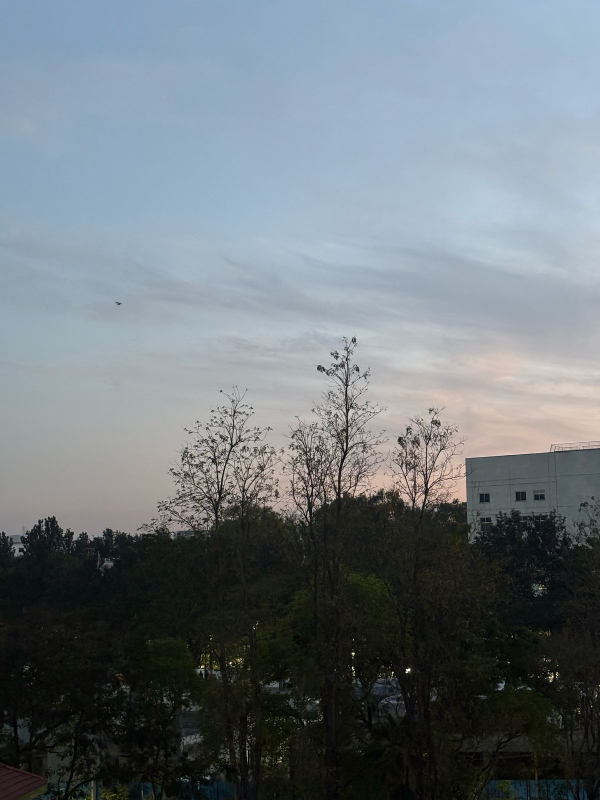
#> input picture part2/sample_input1/1.jpg, 1200 x 1600 px (shown at 1/2 size)
$ python panorama_manual.py
#> lines starting #> are read from the running program, lines starting #| are printed output that depends on the picture
#> the answer given: sample_input1
import cv2
import numpy as np
import matplotlib.pyplot as plt
import glob
import os

def load_image(path):
#> called with path = 'sample_input1/1.jpg'
    image = cv2.imread(path)
#> image is the input picture: shape (1600, 1200, 3); mean B, G, R 124.5, 118.8, 110.2
    if image is None:
        raise FileNotFoundError(f"No image found at: {path}")
    return cv2.cvtColor(image, cv2.COLOR_BGR2RGB)

def extract_sift_features(image):
    sift = cv2.SIFT_create()
    keypoints, descriptors = sift.detectAndCompute(image, None)
    return keypoints, descriptors

def match_keypoints(kp1, des1, kp2, des2, threshold=0.75):
    bf = cv2.BFMatcher()
    raw_matches = bf.knnMatch(des1, des2, k=2)
    good_matches = [m for m, n in raw_matches if m.distance < threshold * n.distance]
    if len(good_matches) < 4:
        return None
    return np.array([[kp1[m.queryIdx].pt + kp2[m.trainIdx].pt] for m in good_matches]).reshape(-1, 4)

def stitch_images(base_img, target_img, matches):
    if matches is None or len(matches) < 4:
        raise ValueError("Not enough matches to compute homography")

    points1, points2 = matches[:, :2], matches[:, 2:]
    H, _ = cv2.findHomography(points2, points1, cv2.RANSAC, 5.0)
    if H is None:
        raise ValueError("Homography computation failed")

    height, width = base_img.shape[:2]
    result = cv2.warpPerspective(target_img, H, (width + target_img.shape[1], height))
    result[0:height, 0:width] = base_img
    return result

def crop_tilted_black_seam(image):
    """ Detects and removes the tilted black seam from the stitched image. """
    gray = cv2.cvtColor(image, cv2.COLOR_RGB2GRAY)

    # Threshold to detect black pixels
    _, thresh = cv2.threshold(gray, 1, 255, cv2.THRESH_BINARY)

    # Find contours of the black region
    contours, _ = cv2.findContours(255 - thresh, cv2.RETR_EXTERNAL, cv2.CHAIN_APPROX_SIMPLE)

    if not contours:
        return image  # No black regions found, return original image

    # Find the largest black region (the seam)
    largest_contour = max(contours, key=cv2.contourArea)

    # Get bounding rotated rectangle
    rect = cv2.minAreaRect(largest_contour)
    box = cv2.boxPoints(rect)
    box = np.int0(box)

    # Get the bounding box and crop along its edges
    x, y, w, h = cv2.boundingRect(largest_contour)
    cropped = image[:, :x]  # Crop everything before the seam starts

    return cropped


def stitch_multiple_images(image_paths):
    images = [load_image(path) for path in image_paths]
#> call 2 of load_image, with path = 'sample_input1/2.jpg'
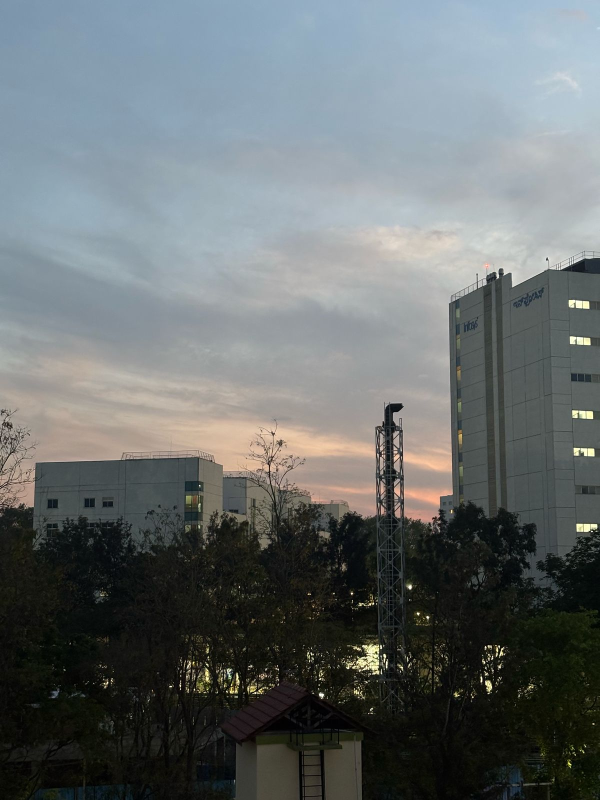
#> input picture part2/sample_input1/2.jpg, 1200 x 1600 px (shown at 1/2 size)
#> in load_image, image is the input picture: shape (1600, 1200, 3); mean B, G, R 110.6, 109.8, 103.9
#> images = 2 items

    # Resize images to half for better processing speed
    images = [cv2.resize(image, (0, 0), fx=0.5, fy=0.5) for image in images]

    stitched_image = images[0]
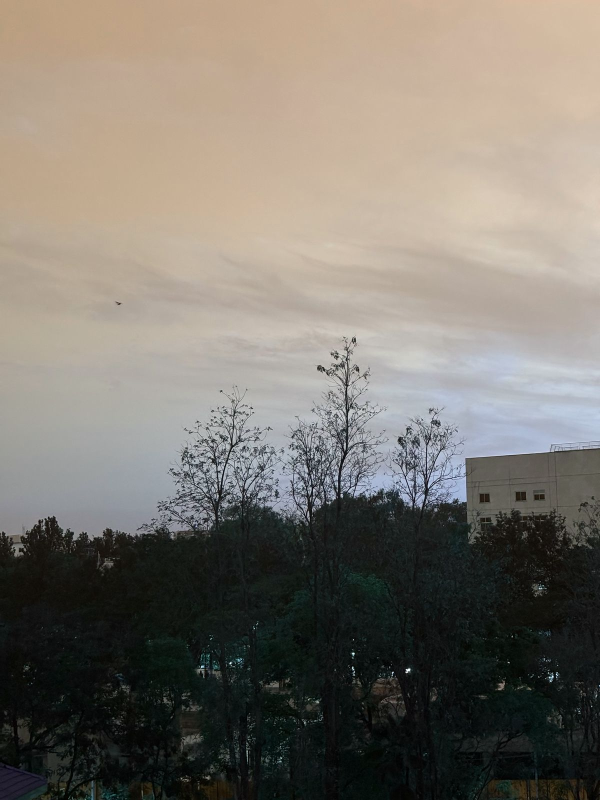
#> stitched_image: shape (800, 600, 3); mean of channels 0, 1, 2 110.3, 118.9, 124.7; drawn as B, G, R

    for i in range(1, len(images)):
        kp1, des1 = extract_sift_features(cv2.cvtColor(stitched_image, cv2.COLOR_RGB2GRAY))
        kp2, des2 = extract_sift_features(cv2.cvtColor(images[i], cv2.COLOR_RGB2GRAY))

        matches = match_keypoints(kp1, des1, kp2, des2, threshold=0.75)
        if matches is None:
            matches = match_keypoints(kp1, des1, kp2, des2, threshold=0.9)

        if matches is None:
            print(f"Skipping image {i} due to insufficient matches.")
            continue

        try:
            # Stitch images
            stitched_image = stitch_images(stitched_image, images[i], matches)

            # Remove the tilted black seam
            # stitched_image = crop_tilted_black_seam(stitched_image)

        except ValueError:
            print(f"Homography failed for image {i}. Skipping...")
            continue
#> this loop made 1 pass
#> (height in stitch_images, width in stitch_images) on pass 1: (800, 600)
#> pass 1, in stitch_images, `result = cv2.warpPerspective(target_img, H, (width + target_img.shape[..`:
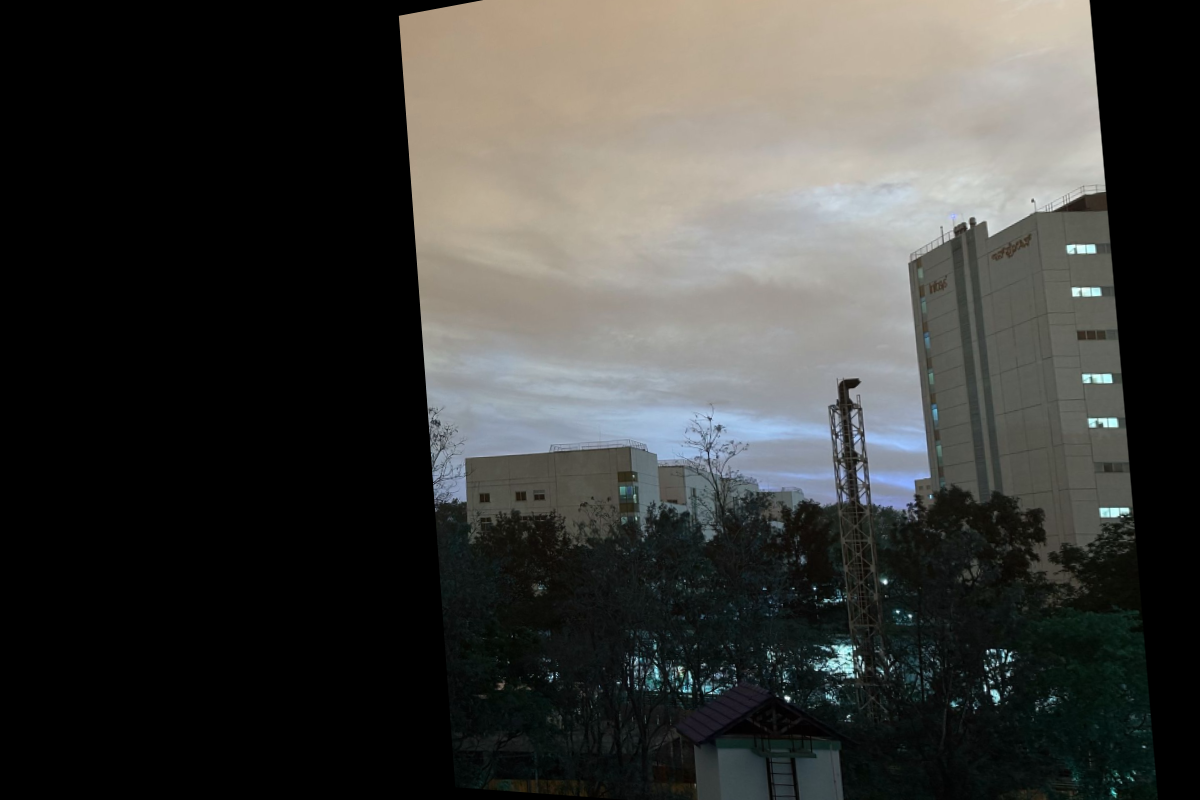
#> result: shape (800, 1200, 3); mean of channels 0, 1, 2 58.6, 61.3, 61.1; drawn as B, G, R
#> pass 1, in stitch_multiple_images, `stitched_image = stitch_images(stitched_image, images[i], matches)`:
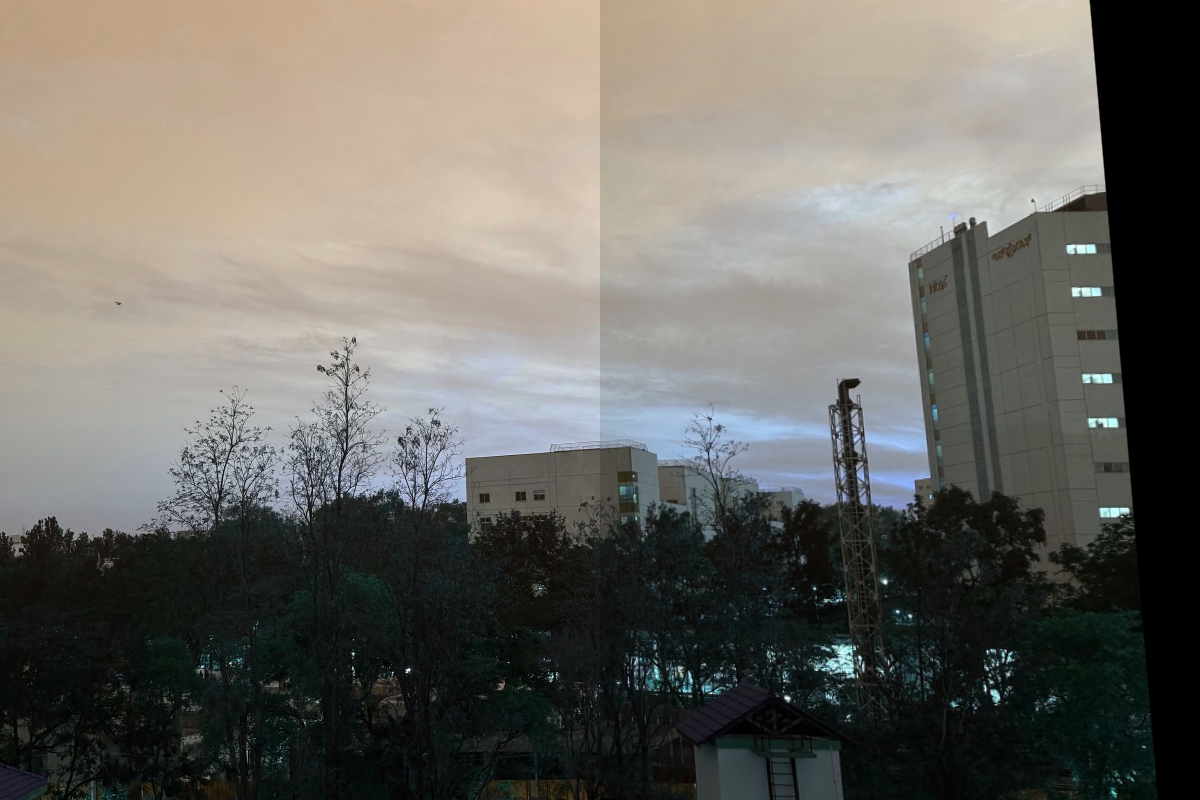
#> stitched_image: shape (800, 1200, 3); mean of channels 0, 1, 2 99.3, 105.1, 107.2; drawn as B, G, R

    return stitched_image


image_folder = input("Enter the input directory: ")
output_folder = 'output/'
os.makedirs(output_folder, exist_ok=True)
for file in os.listdir(output_folder):
    os.remove(os.path.join(output_folder, file))
image_paths = sorted(glob.glob(os.path.join(image_folder, '*.jpg')))
if len(image_paths) < 2:
    raise ValueError("At least two images are required for stitching.")
stitched_result = stitch_multiple_images(image_paths)
cv2.imwrite(os.path.join(output_folder, 'stitched_result.jpeg'), cv2.cvtColor(stitched_result, cv2.COLOR_RGB2BGR))
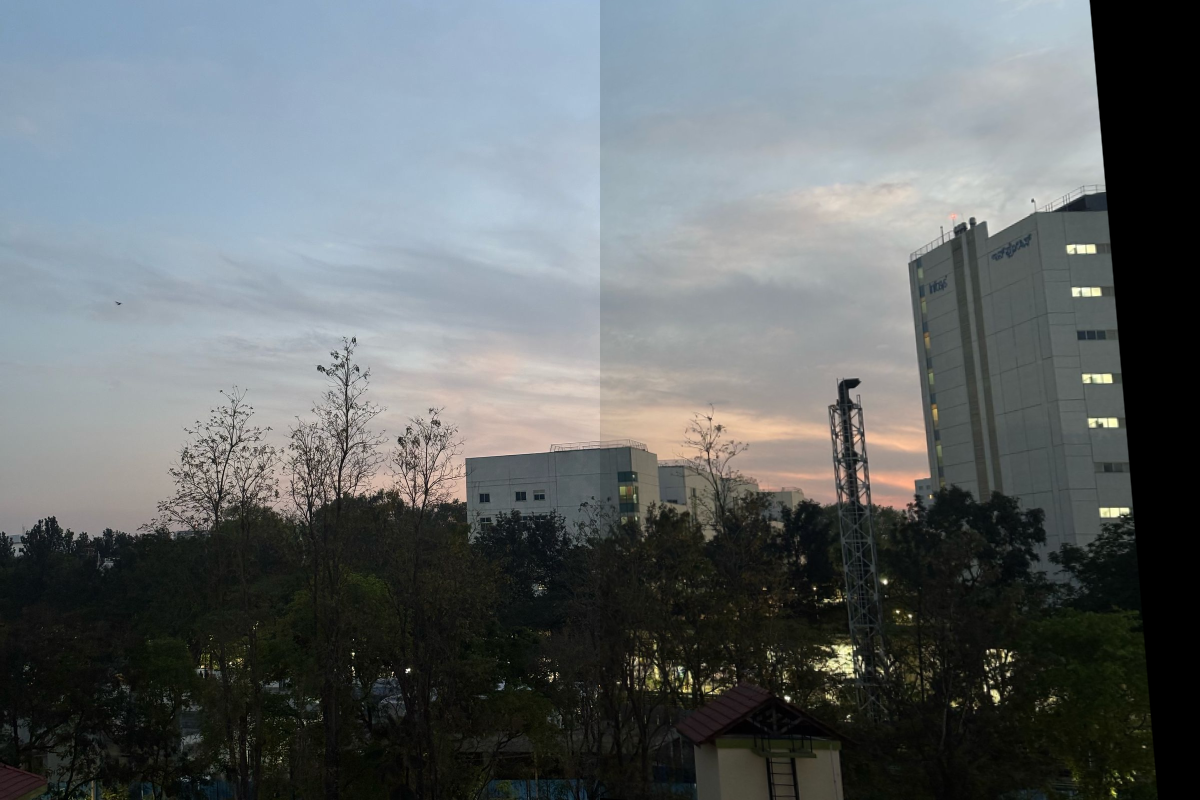
#> saved as stitched_result.jpeg: shape (800, 1200, 3); mean B, G, R 107.2, 105.1, 99.3
plt.figure(figsize=(10, 5))
plt.imshow(stitched_result)
plt.axis('off')
plt.show()
